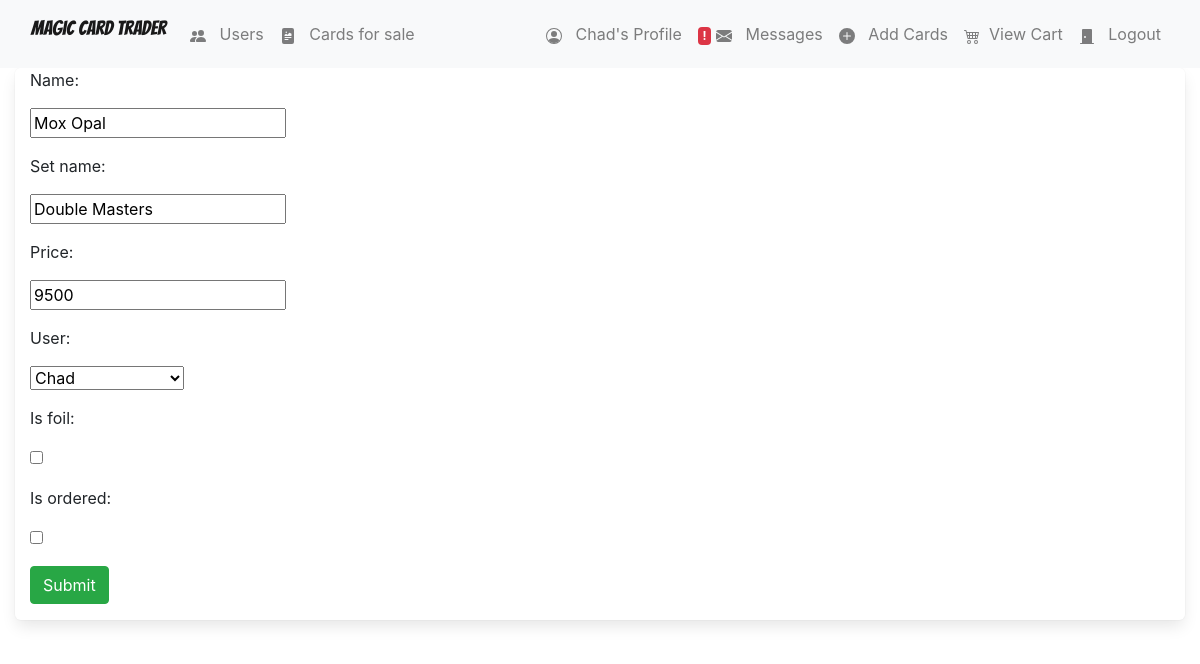
The page /cards/50/edit/ (signed in) on the database its author committed.
### Magic/models.py (models this page shows, shortened)
class Card(models.Model):
    name = models.CharField(max_length = 150)
    set_name = models.CharField(max_length = 150)
    price = models.IntegerField()
    user = models.ForeignKey(User, on_delete=models.CASCADE)
    is_foil = models.BooleanField(default=False)
    is_ordered = models.BooleanField(default=False)
    image_url = models.TextField()

### Magic/views.py (the view)
# urls.py: re_path(r'^cards/(?P<pk>[0-9]+)/edit/$', views.CardUpdate.as_view(), name="card_update"),
class CardUpdate(LoginRequiredMixin, UserPassesTestMixin, UpdateView):
    model = Card
    fields = ['name', 'set_name', 'price', 'user', 'is_foil', 'is_ordered']
    success_url = reverse_lazy('Magic:profile_cards')
    def test_func(self):
        post = self.get_object()
        if self.request.user == post.user:
            return True
        return False

### direct_messages/models.py (called while the page is built)
    def get_messages(user):
        users = []
        messages = Message.objects.filter(user=user).values('to_user').annotate(last=Max('date')).order_by('-last')
        for message in messages:
            users.append({
                'user': User.objects.get(pk=message['to_user']),
                'unread': Message.objects.filter(user=user, to_user__pk=message['to_user'], is_read=False).count()
            })
        return users

### direct_messages/templatetags/messages_template_tags.py (called while the page is built)
@register.filter
def unread_message_counter(user):
    if user.is_authenticated:
        total_unread = 0
        messages = Message.get_messages(user=user)
        for message in messages:
            total_unread = total_unread + message['unread']
        return total_unread

### shopping_cart/templatetags/shopping_cart_template_tags.py (called while the page is built)
@register.filter
def cart_item_counter(user):
    if user.is_authenticated:
        qs = Order.objects.filter(is_ordered=False, owner=user.profile)
        if qs.exists():
            return qs[0].items.count()
    return 0

### Magic/templates/magic/card_form.html (shortened to what this page needs)
{% extends 'magic/base.html' %}
{% load crispy_forms_tags %}
{% block body %}
<div class="container-fluid" style="background-color: white;">
    <div class="row" >
        <div class="col-sm-12 col-md-17">
            <div class="panel panel-default" >
                <form class="form-horizontal" action="" method="POST" enctype="multipart/form-data">
                    <div class="form-group">
                        {% include 'magic/from-template.html' %}
                        {% load crispy_forms_tags %}
                        <div class="from-group">
                            <div class="col-sm-offset-2 col-sm-10">
                                <button type="submit" class="btn btn-success mb-3">Submit</button>
                            </div>
                        </div>
                    </div>
                </form>
            </div>
        </div>
    </div>
</div>
{% endblock %}

### Magic/templates/magic/base.html (shortened to what this page needs)
{% load static %}
{% load crispy_forms_tags %}
{% load shopping_cart_template_tags %}
{% load messages_template_tags %}
<!DOCTYPE html>
<html lang="en">
    <head>
        <link rel="stylesheet" href="https://cdn.jsdelivr.net/npm/bulma@0.9.1/css/bulma.min.css">
        <link rel="stylesheet" href="https://stackpath.bootstrapcdn.com/bootstrap/4.5.2/css/bootstrap.min.css">
        <link rel="stylesheet" type="text/css" href="{% static 'magic/style.css' %}" />
    </head>
    <body data-spy="scroll" data-target="#list-example">
        <nav class="navbar navbar-inverse navbar navbar-expand-lg navbar-light bg-light">
            <div class="container-fluid">
                <div class="navbar-header ">
                    <a class="navbar-brand" href="{% url 'Magic:index' %}">Magic Card Trader</a>
                </div>
                <div class="collapsable navbar-collapse" id="navbarSupportedContent">
                    <ul class="nav navbar-nav mr-auto">
                        <li class="{% if nbar == 'users' %} {% elif nbar == 'user' %} active {% endif %} nav-item">
                            <a href="{% url 'Magic:users' %}" class="nav-link">
                                <span class="glyphicon glyphicon-user" aria-hidden="true">
                                </span>&nbsp;
                                Users
                            </a>
                        </li>
                        <li class="{% if nbar == 'cards' %} {% elif nbar == 'card' %} active {% endif %} nav-item">
                            <a href="{% url 'Magic:cards' %}" class="nav-link">
                                <span class="glyphicon glyphicon-king" aria-hidden="true">
                                </span>&nbsp;
                                Cards for sale
                            </a>
                        </li>
                    </ul>
                    {% if nbar == 'cards' %}
                            {% load crispy_forms_tags %}
                    {% endif %}
                    {% if nbar == 'users' %}
                        {% load crispy_forms_tags %}
                    {% endif %}
                    <ul class="nav navbar-nav navbar-right">
                        {% if request.user.is_authenticated %}
                            <li class="{% if nbar == 'profile' %} active  {% elif nbar == 'profile_cards' %} active {% elif nbar == 'profile_purchases' %} active {% endif %} nav-item">
                                <a href="{% url 'profile' %}" class="nav-link">
                                    <span class="glyphicon glyphicon-user" aria-hidden="true">
                                    </span>&nbsp; {{ request.user }}'s Profile
                                </a>
                            </li>
                            <li class="{% if nbar == 'messages' %} active {% endif %} nav-item">
                                <a href="{% url 'Magic:inbox' %}" class="nav-link">
                                    {% if request.user|unread_message_counter != None %}
                                        {% if request.user|unread_message_counter > 0 %}
                                            <span class="badge badge-danger z-depth-0">!</span>
                                        {% endif %}
                                    {% endif %}
                                    <span class="glyphicon glyphicon-plus" aria-hidden="true">
                                    </span>&nbsp;
                                    Messages
                                </a>
                            </li>
                            <li class="{% if nbar == 'add_cards' %} active {% endif %} nav-item">
                                <a href="{% url 'Magic:card_add' %}" class="nav-link">
                                    <span class="glyphicon glyphicon-plus" aria-hidden="true">
                                        <svg width="1em" height="1em" viewBox="0 0 16 16" class="bi bi-plus-circle-fill" fill="currentColor" xmlns="http://www.w3.org/2000/svg">
                                            <path fill-rule="evenodd" d="M16 8A8 8 0 1 1 0 8a8 8 0 0 1 16 0zM8.5 4.5a.5.5 0 0 0-1 0v3h-3a.5.5 0 0 0 0 1h3v3a.5.5 0 0 0 1 0v-3h3a.5.5 0 0 0 0-1h-3v-3z"/>
                                        </svg>
                                    </span>&nbsp; Add Cards
                                </a>
                            </li>
                            <li class="{% if nbar == 'order-summary' %} active {% endif %} nav-item">
                                <a href="{% url 'Magic:order_summary' %}" class="nav-link">
                                    <span aria-hidden="true">
                                    </span>&nbsp;View Cart
                                </a>
                            </li>
                            <li class="">
                                <a href="{% url 'logout' %}" class="nav-link">
                                    <span class="glyphicon glyphicon-off" aria-hidden="true">
                                        <svg width="1em" height="1em" viewBox="0 0 16 16" class="bi bi-door-closed-fill" fill="currentColor" xmlns="http://www.w3.org/2000/svg">
                                            <path fill-rule="evenodd" d="M4 1a1 1 0 0 0-1 1v13H1.5a.5.5 0 0 0 0 1h13a.5.5 0 0 0 0-1H13V2a1 1 0 0 0-1-1H4zm2 9a1 1 0 1 0 0-2 1 1 0 0 0 0 2z"/>
                                        </svg>
                                    </span>&nbsp; Logout
                                </a>
                            </li>
                        {% endif %}
                    </ul>
                </div>
            </div>
        </nav>
        {% block body %}
        {% endblock %}
    </body>
</html>

### Magic/templates/magic/from-template.html (shortened to what this page needs)
{% for field in form %}
<div class="form-group">
    <label class="control-label col-sm-2">{{ field.label_tag }}</label>
    <div class="col-sm-10">{{ field }}</div>
</div>
{% endfor %}

### Magic/static/magic/style.css (style rules this page uses)
body { background-color: white; }
html { background-color: white; }
.navbar { border-radius: 0; }
.navbar-brand { font-family: 'Bangers', cursive; }
.navbar { background-color: steelblue; }

### rows shown on the page
Card: form "Mox Opal" "Double Masters" "9500" "Chad"

### other values the page prints
{{ request.user }} "Chad"
{{ field.label_tag }} "Name:" "Set name:" "Price:" "User:" "Is foil:" "Is ordered:"
